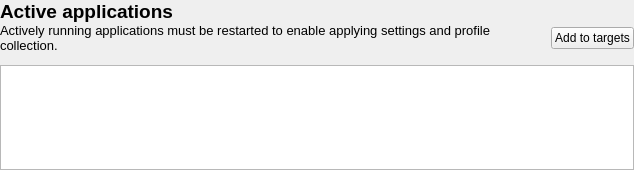
<?xml version="1.0" encoding="UTF-8"?>
<ui version="4.0">
 <class>ActiveApplicationsTableView</class>
 <widget class="QWidget" name="ActiveApplicationsTableView">
  <property name="geometry">
   <rect>
    <x>0</x>
    <y>0</y>
    <width>634</width>
    <height>170</height>
   </rect>
  </property>
  <property name="sizePolicy">
   <sizepolicy hsizetype="Preferred" vsizetype="Expanding">
    <horstretch>0</horstretch>
    <verstretch>0</verstretch>
   </sizepolicy>
  </property>
  <property name="maximumSize">
   <size>
    <width>16777215</width>
    <height>170</height>
   </size>
  </property>
  <property name="windowTitle">
   <string>Form</string>
  </property>
  <property name="styleSheet">
   <string notr="true">QLineEdit
{
	margin-top: 1px;
	margin-bottom: 1px;
	padding-left: 3px;
}</string>
  </property>
  <layout class="QGridLayout" name="gridLayout">
   <property name="leftMargin">
    <number>0</number>
   </property>
   <property name="topMargin">
    <number>0</number>
   </property>
   <property name="rightMargin">
    <number>0</number>
   </property>
   <property name="bottomMargin">
    <number>0</number>
   </property>
   <property name="horizontalSpacing">
    <number>0</number>
   </property>
   <item row="0" column="0">
    <layout class="QVBoxLayout" name="verticalLayout_2">
     <item>
      <layout class="QVBoxLayout" name="headerLayout">
       <property name="spacing">
        <number>0</number>
       </property>
       <property name="sizeConstraint">
        <enum>QLayout::SetMaximumSize</enum>
       </property>
       <item>
        <widget class="QLabel" name="Title">
         <property name="font">
          <font>
           <pointsize>14</pointsize>
           <weight>75</weight>
           <bold>true</bold>
          </font>
         </property>
         <property name="text">
          <string>Active applications</string>
         </property>
        </widget>
       </item>
       <item>
        <layout class="QHBoxLayout" name="horizontalLayout">
         <property name="spacing">
          <number>4</number>
         </property>
         <item>
          <widget class="QLabel" name="TitleDescription">
           <property name="sizePolicy">
            <sizepolicy hsizetype="Preferred" vsizetype="Preferred">
             <horstretch>0</horstretch>
             <verstretch>0</verstretch>
            </sizepolicy>
           </property>
           <property name="font">
            <font>
             <pointsize>10</pointsize>
            </font>
           </property>
           <property name="text">
            <string>Actively running applications must be restarted to enable applying settings and profile collection.</string>
           </property>
           <property name="wordWrap">
            <bool>true</bool>
           </property>
          </widget>
         </item>
         <item>
          <spacer name="horizontalSpacer">
           <property name="orientation">
            <enum>Qt::Horizontal</enum>
           </property>
           <property name="sizeType">
            <enum>QSizePolicy::Maximum</enum>
           </property>
           <property name="sizeHint" stdset="0">
            <size>
             <width>40</width>
             <height>20</height>
            </size>
           </property>
          </spacer>
         </item>
         <item>
          <widget class="QPushButton" name="addToTargets">
           <property name="sizePolicy">
            <sizepolicy hsizetype="Maximum" vsizetype="Fixed">
             <horstretch>0</horstretch>
             <verstretch>0</verstretch>
            </sizepolicy>
           </property>
           <property name="text">
            <string>Add to targets</string>
           </property>
          </widget>
         </item>
        </layout>
       </item>
       <item>
        <spacer name="verticalSpacer">
         <property name="orientation">
          <enum>Qt::Vertical</enum>
         </property>
         <property name="sizeType">
          <enum>QSizePolicy::Fixed</enum>
         </property>
         <property name="sizeHint" stdset="0">
          <size>
           <width>20</width>
           <height>12</height>
          </size>
         </property>
        </spacer>
       </item>
      </layout>
     </item>
     <item>
      <widget class="AppListTreeView" name="ActiveApplicationsList">
       <property name="sizePolicy">
        <sizepolicy hsizetype="MinimumExpanding" vsizetype="Expanding">
         <horstretch>0</horstretch>
         <verstretch>0</verstretch>
        </sizepolicy>
       </property>
       <property name="minimumSize">
        <size>
         <width>0</width>
         <height>100</height>
        </size>
       </property>
       <property name="maximumSize">
        <size>
         <width>16777215</width>
         <height>16777215</height>
        </size>
       </property>
      </widget>
     </item>
    </layout>
   </item>
  </layout>
 </widget>
 <customwidgets>
  <customwidget>
   <class>AppListTreeView</class>
   <extends>QTreeView</extends>
   <header>../../source/RDP/Views/AppListTreeView.h</header>
  </customwidget>
 </customwidgets>
 <resources/>
 <connections/>
</ui>
